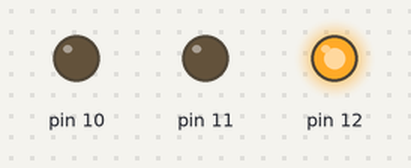
This sketch was run on a simulated Arduino Uno, built with avr-gcc and run on an emulated ATmega328P. Parts: output pins drawn as LEDs (lit = HIGH).

Above: at 0.2 s.
At 9.2 s:
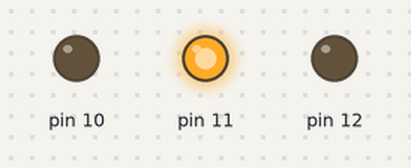
At 19.2 s:
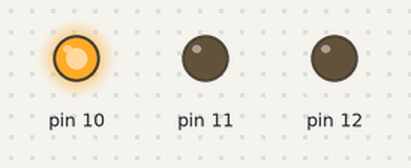
At 38.7 s:
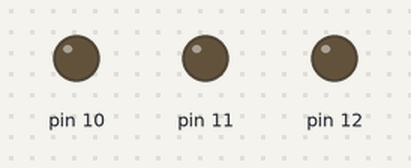
Timing chart, 0 to 39.0 s (numbered marks = the images above):
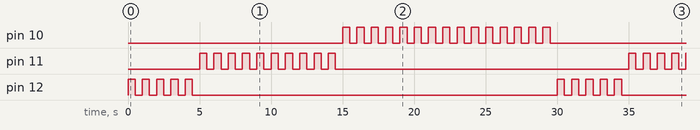

Measured:
- by itself, pin 10: repeats every 30.0 s: HIGH 0.50 s, LOW 15.5 s, 14 × (HIGH 0.50 s, LOW 0.50 s)
- by itself, pin 11: repeats every 30.0 s: 9 × (LOW 0.50 s, HIGH 0.50 s), LOW 20.5 s, HIGH 0.50 s
- by itself, pin 12: repeats every 30.0 s: 4 × (LOW 0.50 s, HIGH 0.50 s), LOW 25.5 s, HIGH 0.50 s

The sketch:

Code.ino
```cpp
void setup() {
  // put your setup code here, to run once:
pinMode(10,OUTPUT);
pinMode(11,OUTPUT);
pinMode(12,OUTPUT);
}

void loop() {
  // put your main code here, to run repeatedly:
for(int i = 0; i < 5; i++) { //Blink the LED connected to pin 12 five times
  digitalWrite(12,HIGH);
  delay(500);
  digitalWrite(12,LOW);
  delay(500);
}
for(int i = 0; i < 10; i++) { //Blink the LED connected to pin 11 ten times
  digitalWrite(11,HIGH);
  delay(500);
  digitalWrite(11,LOW);
  delay(500);
}
for(int i = 0; i < 15; i++) { //Blink the LED connected to pin 10 fifteen times
  digitalWrite(10,HIGH);
  delay(500);
  digitalWrite(10,LOW);
  delay(500);
}
}
```
